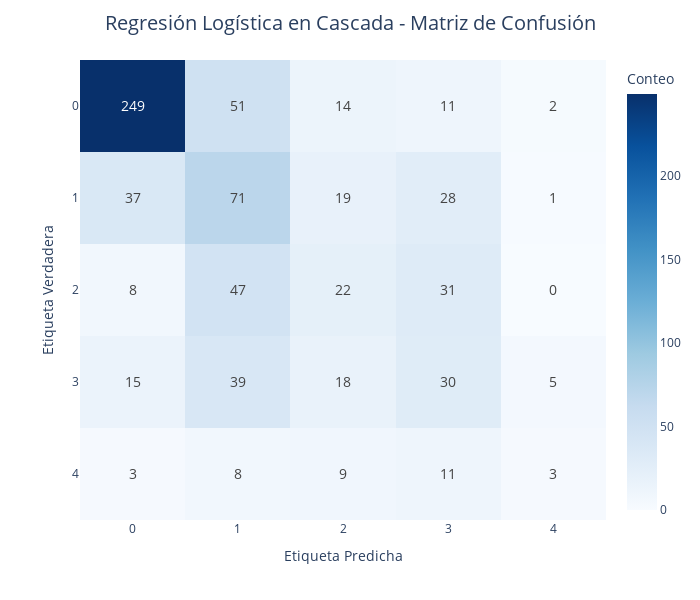

Source (notebook cell):
### Markdown cell above
## Binary Model + Classification

0 / (1, 2, 3, 4) --> 1 / 2 / 3 / 4

### Code cell
from sklearn.metrics import accuracy_score
from sklearn.model_selection import cross_val_score

cascade_model = CascadedLogisticRegression(
    C_zero=0.1,
    C_multi=0.1,
    solver='lbfgs',
    max_iter=1000,
    random_state=42
)

cv_scores = cross_val_score(
    cascade_model,
    X_train_scaled,
    y_train,
    cv=5,
    scoring='accuracy',
    n_jobs=-1
)

print(f"Cross-validated Accuracy (cascade LR): {cv_scores.mean():.4f} ± {cv_scores.std():.4f}")

y_cv_pred = cross_val_predict(
    cascade_model,
    X_train_scaled,
    y_train,
    cv=5,
    n_jobs=-1
)

print(f"OOF CV Accuracy (cascade LR): {accuracy_score(y_train, y_cv_pred):.4f}")

show_confusion_matrix(
    y_train,
    y_cv_pred,
    title="Regresión Logística en Cascada - Matriz de Confusión",
    labels=[0, 1, 2, 3, 4]
)

cascade_model.fit(X_train_scaled, y_train)

y_train_pred = cascade_model.predict(X_train_scaled)
print(f"Train Accuracy (cascade LR): {accuracy_score(y_train, y_train_pred):.4f}")

### Figure 1 — Plotly figure (JSON) as saved in the notebook; plotly's stock layout.template omitted (floating-point values rounded to 4 significant figures)
{"data": [{"coloraxis": "coloraxis", "hovertemplate": "Etiqueta Predicha: %{x}<br>Etiqueta Verdadera: %{y}<br>Conteo: %{z}<extra></extra>", "name": "0", "textfont": {"size": 14}, "texttemplate": "%{z}", "type": "heatmap", "x": [0, 1, 2, 3, 4], "xaxis": "x", "y": [0, 1, 2, 3, 4], "yaxis": "y", "z": [[249, 51, 14, 11, 2], [37, 71, 19, 28, 1], [8, 47, 22, 31, 0], [15, 39, 18, 30, 5], [3, 8, 9, 11, 3]]}], "layout": {"coloraxis": {"colorbar": {"title": {"text": "Conteo"}}, "colorscale": [[0, "rgb(247,251,255)"], [0.125, "rgb(222,235,247)"], [0.25, "rgb(198,219,239)"], [0.375, "rgb(158,202,225)"], [0.5, "rgb(107,174,214)"], [0.625, "rgb(66,146,198)"], [0.75, "rgb(33,113,181)"], [0.875, "rgb(8,81,156)"], [1, "rgb(8,48,107)"]]}, "height": 600, "margin": {"t": 60}, "title": {"font": {"size": 20}, "text": "Regresión Logística en Cascada - Matriz de Confusión", "x": 0.5}, "width": 700, "xaxis": {"anchor": "y", "domain": [0, 1], "title": {"text": "Etiqueta Predicha"}}, "yaxis": {"anchor": "x", "autorange": "reversed", "domain": [0, 1], "title": {"text": "Etiqueta Verdadera"}}}}
